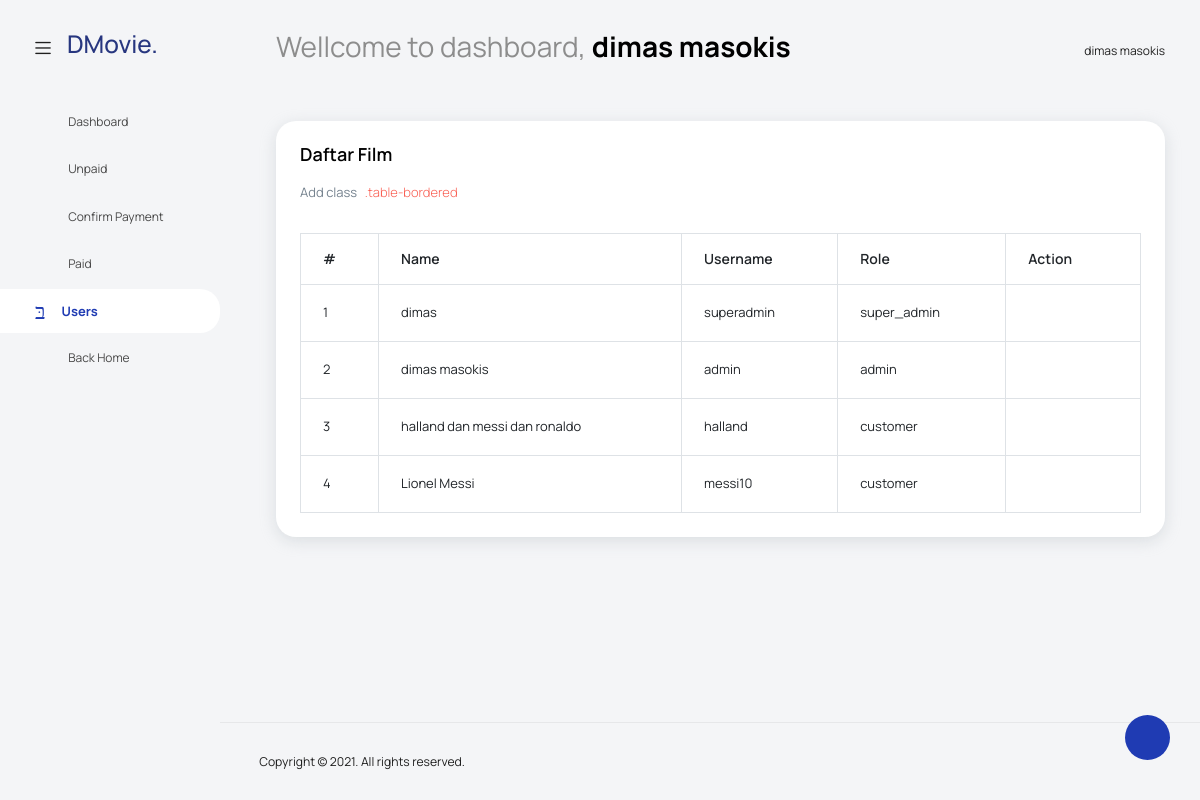
/admin/index.php?page=users (signed in), run on the app's committed database.
### tables this page shows
CREATE TABLE `user` (
  `id_user` int(11) NOT NULL,
  `name` varchar(50) NOT NULL,
  `username` varchar(50) NOT NULL,
  `password` varchar(50) NOT NULL,
  `role` enum('super_admin','admin','customer') NOT NULL
);

### admin/data-user.php (the view)
<?php
require_once('../koneksi/db-konek.php');
$query = mysqli_query($koneksi, "SELECT id_user,name,username,role FROM user");
?>
<div class="col-lg-12 grid-margin stretch-card">
    <div class="card">
        <div class="card-body">
            <h4 class="card-title">Daftar Film</h4>
            <p class="card-description">
                Add class <code>.table-bordered</code>
            </p>
            <div class="table-responsive pt-3">
                <table class="table table-bordered">
                    <thead>
                        <tr>
                            <th>#</th>
                            <th>Name</th>
                            <th>Username</th>
                            <th>Role</th>
                            <th>Action</th>
                        </tr>
                    </thead>
                    <tbody>
                        <?php
                        $no = 1;
                        while ($q = mysqli_fetch_array($query)) {
                        ?>
                            <tr>
                                <td><?php echo $no++ ?></td>
                                <td><?php echo $q["name"] ?></td>
                                <td><?php echo $q["username"] ?></td>
                                <td><?php echo $q["role"] ?></td>
                                <td>
                                    <div class="d-flex justify-content-center">
                                        <a href="?page=update-user&id_user=<?php echo $q["id_user"] ?>"><i class="mdi mdi-grease-pencil " style="font-size: 20px;"></i></a>
                                        <a onclick="return confirm('Apakah anda yakin akan menghapus data ini?')" href="hapususer.php?id_user=<?php echo $q["id_user"] ?>"><i class="mdi mdi-delete ms-4" style="font-size: 20px;"></i></a>
                                    </div>
                                </td>
                            </tr>
                        <?php
                        } ?>
                    </tbody>
                </table>
            </div>
        </div>
    </div>
</div>

### data on the page
user: name "dimas", username "superadmin", role "super_admin"
user: name "dimas masokis", username "admin", role "admin"
user: name "halland dan messi dan ronaldo", username "halland", role "customer"
user: name "Lionel Messi", username "messi10", role "customer"

### other printed values
$_SESSION['nama'] "dimas masokis"
